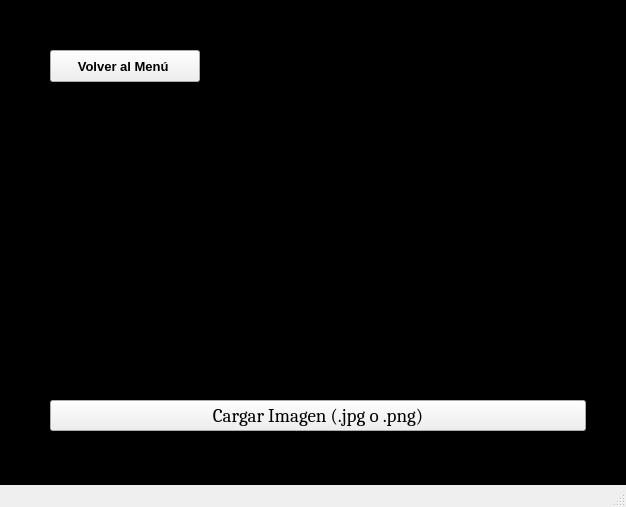
<?xml version="1.0" encoding="UTF-8"?>
<ui version="4.0">
 <class>MainWindow</class>
 <widget class="QMainWindow" name="MainWindow">
  <property name="enabled">
   <bool>true</bool>
  </property>
  <property name="geometry">
   <rect>
    <x>0</x>
    <y>0</y>
    <width>626</width>
    <height>507</height>
   </rect>
  </property>
  <property name="sizePolicy">
   <sizepolicy hsizetype="Fixed" vsizetype="Preferred">
    <horstretch>0</horstretch>
    <verstretch>0</verstretch>
   </sizepolicy>
  </property>
  <property name="font">
   <font>
    <family>Cambria</family>
    <pointsize>14</pointsize>
   </font>
  </property>
  <property name="windowTitle">
   <string>MainWindow</string>
  </property>
  <property name="layoutDirection">
   <enum>Qt::LeftToRight</enum>
  </property>
  <property name="styleSheet">
   <string notr="true">QWidget#centralwidget {
	bacground-image: url(:/1/ventana.png);
	border-image: url(&quot;:/1/ventana.png&quot;) 0 0 0 0 stretch stretch;
	background-color: tranparent;
}</string>
  </property>
  <widget class="QWidget" name="centralwidget">
   <widget class="QWidget" name="verticalLayoutWidget">
    <property name="geometry">
     <rect>
      <x>50</x>
      <y>50</y>
      <width>536</width>
      <height>401</height>
     </rect>
    </property>
    <layout class="QVBoxLayout" name="verticalLayout">
     <item>
      <widget class="QPushButton" name="Volver">
       <property name="enabled">
        <bool>true</bool>
       </property>
       <property name="sizePolicy">
        <sizepolicy hsizetype="Minimum" vsizetype="Fixed">
         <horstretch>190</horstretch>
         <verstretch>0</verstretch>
        </sizepolicy>
       </property>
       <property name="minimumSize">
        <size>
         <width>100</width>
         <height>32</height>
        </size>
       </property>
       <property name="maximumSize">
        <size>
         <width>150</width>
         <height>16777215</height>
        </size>
       </property>
       <property name="font">
        <font>
         <pointsize>10</pointsize>
         <weight>75</weight>
         <italic>false</italic>
         <bold>true</bold>
         <underline>false</underline>
         <kerning>true</kerning>
        </font>
       </property>
       <property name="layoutDirection">
        <enum>Qt::LeftToRight</enum>
       </property>
       <property name="autoFillBackground">
        <bool>false</bool>
       </property>
       <property name="text">
        <string>Volver al Menú </string>
       </property>
       <property name="iconSize">
        <size>
         <width>300</width>
         <height>100</height>
        </size>
       </property>
      </widget>
     </item>
     <item>
      <spacer name="horizontalSpacer_2">
       <property name="orientation">
        <enum>Qt::Horizontal</enum>
       </property>
       <property name="sizeHint" stdset="0">
        <size>
         <width>40</width>
         <height>20</height>
        </size>
       </property>
      </spacer>
     </item>
     <item>
      <widget class="QLabel" name="label">
       <property name="font">
        <font>
         <family>Cambria</family>
         <pointsize>15</pointsize>
         <weight>75</weight>
         <bold>true</bold>
        </font>
       </property>
       <property name="layoutDirection">
        <enum>Qt::LeftToRight</enum>
       </property>
       <property name="text">
        <string>Selecciona la imagen para procesarla:</string>
       </property>
       <property name="alignment">
        <set>Qt::AlignCenter</set>
       </property>
      </widget>
     </item>
     <item>
      <widget class="QPushButton" name="cargarBoton">
       <property name="font">
        <font>
         <family>Cambria</family>
         <pointsize>14</pointsize>
        </font>
       </property>
       <property name="text">
        <string>Cargar Imagen (.jpg o .png)</string>
       </property>
      </widget>
     </item>
     <item>
      <spacer name="horizontalSpacer">
       <property name="orientation">
        <enum>Qt::Horizontal</enum>
       </property>
       <property name="sizeHint" stdset="0">
        <size>
         <width>40</width>
         <height>20</height>
        </size>
       </property>
      </spacer>
     </item>
    </layout>
   </widget>
  </widget>
  <widget class="QMenuBar" name="menubar">
   <property name="geometry">
    <rect>
     <x>0</x>
     <y>0</y>
     <width>626</width>
     <height>26</height>
    </rect>
   </property>
  </widget>
  <widget class="QStatusBar" name="statusbar"/>
 </widget>
 <resources>
  <include location="../Img/bgPrueba.qrc"/>
 </resources>
 <connections/>
</ui>
